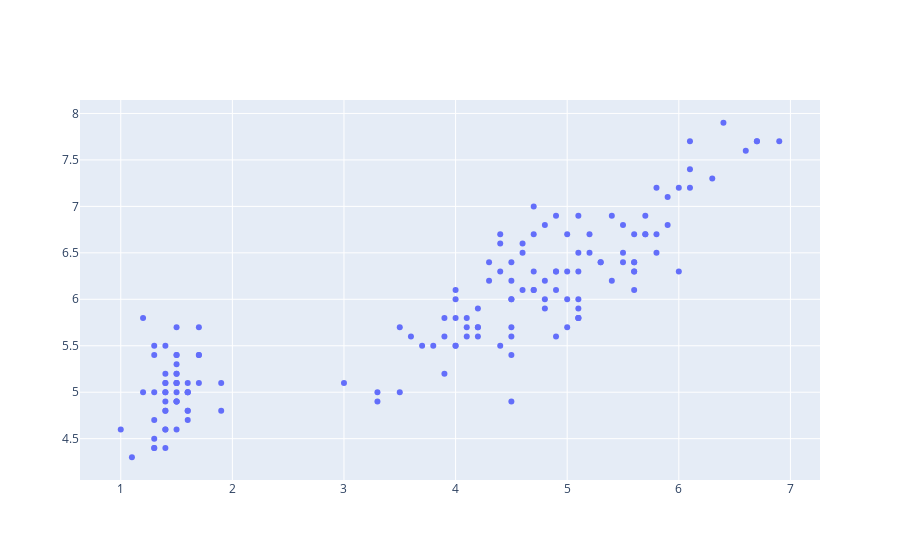

The cell this chart's notebook holds for it:
### Markdown cell above
#### **1.1.1 Scatter Plot**

### Code cell
# PLOTLY - Scatter plot
trace = go.Scatter(x=iris.petalLength,
                   y=iris.sepalLength,
                   mode = 'markers')
data = [trace]

py.iplot(data)

# Instead of showing the plot, it saves it into an HTML page
#py.plot(data)

### Figure 1 — Plotly figure (JSON) as saved in the notebook; plotly's stock layout.template omitted (floating-point values rounded to 4 significant figures; data arrays with more than 128 entries replaced by an {"elided": "..."} marker saying what was removed)
{"data": [{"mode": "markers", "type": "scatter", "x": {"elided": "150 float values"}, "y": {"elided": "150 float values"}}], "layout": {}}
